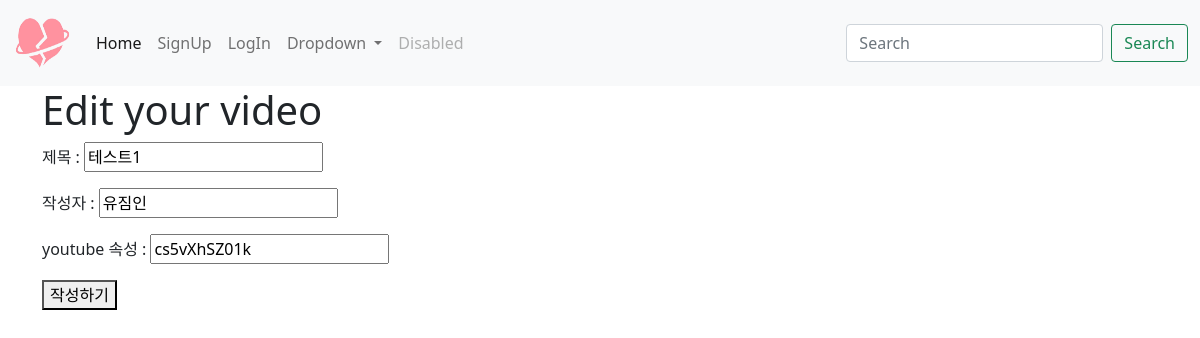
The app's page /videoApp/edit/1 with its own data.
### videoApp/models.py (models this page shows, shortened)
class Video(models.Model) :
    title = models.CharField(max_length=200)         # 영상 제목
    writer = models.CharField(max_length=100)        # 영상 작성자
    youtube = models.CharField(max_length=100)       # 유튜브 공유 속성 중 다른 값
    pub_date = models.DateTimeField()                # 게시물 올린 날짜
    image = models.ImageField(upload_to = "videoApp/", blank=True, null=True)   # 유튜브 영상 이미지

### videoApp/views.py (the view)
# urls.py: path('edit/<str:id>', editVideo, name="editVideo"),
def editVideo(request,id) :
    edit_video = Video.objects.get(id=id)                           # id값에 해당하는 Video 객체 하나 가져와서 edit_video에 할당
    return render(request,'edit_video.html',{'video' : edit_video}) # edit_video.html에 키값을 video로 설정한 edit_video를 보냄

### videoApp/templates/edit_video.html (shortened to what this page needs)
{% extends 'base.html' %}
{% block content %}
<h1>Edit your video</h1>
<form action="{%url 'updateVideo' video.id%}" method="post">
    <p>제목 : <input type="text" name = "title" value = "{{video.title}}" ></p>
    <p>작성자 : <input type="text" name = "writer" value ="{{video.writer}}"></p>
    <p> youtube 속성 : <input type="text" name="youtube" value ="{{video.youtube}}"></p>
    <button type="submit"> 작성하기 </button>
</form>
{% endblock %}

### records on screen
Video: title "테스트1", writer "유짐인", youtube "cs5vXhSZ01k"
